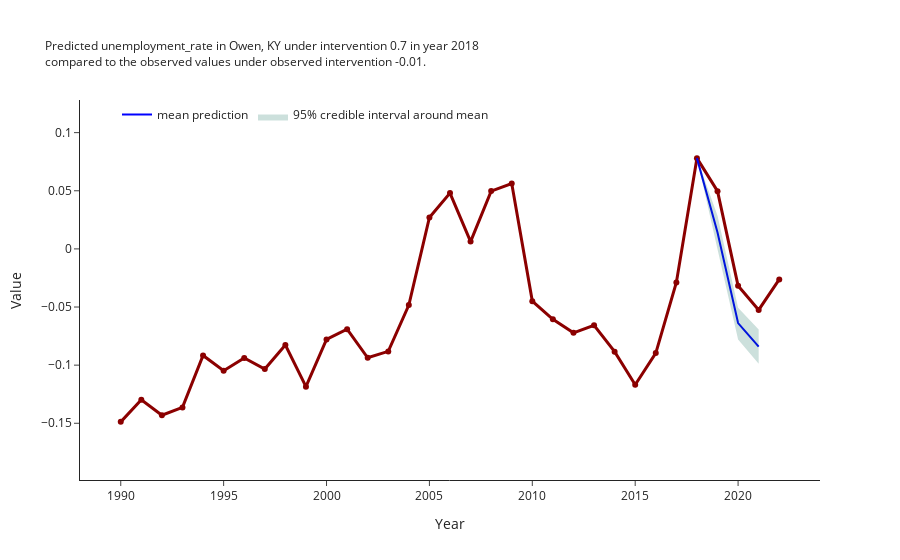

Notebook cell for this chart:
### Code cell
ci.plot_predictions(range_multiplier=1)

### Figure 1 — Plotly figure (JSON) as saved in the notebook; plotly's stock layout.template omitted (floating-point values rounded to 4 significant figures)
{"data": [{"line": {"color": "darkred", "width": 3}, "mode": "lines+markers", "name": "Owen County, KY", "showlegend": false, "text": "Owen County, KY", "textposition": "top right", "type": "scatter", "x": [1990, 1991, 1992, 1993, 1994, 1995, 1996, 1997, 1998, 1999, 2000, 2001, 2002, 2003, 2004, 2005, 2006, 2007, 2008, 2009, 2010, 2011, 2012, 2013, 2014, 2015, 2016, 2017, 2018, 2019, 2020, 2021, 2022], "y": [-0.1488, -0.1298, -0.1431, -0.1364, -0.09163, -0.1049, -0.09381, -0.1034, -0.08269, -0.1185, -0.07788, -0.06902, -0.09366, -0.08815, -0.04833, 0.027, 0.048, 0.006276, 0.04974, 0.05618, -0.04493, -0.06056, -0.07219, -0.06572, -0.08842, -0.1169, -0.08961, -0.02881, 0.07807, 0.04966, -0.03178, -0.05251, -0.02622]}, {"line": {"color": "blue", "width": 2}, "mode": "lines", "name": "mean prediction", "text": [0.07807, 0.01412, -0.06379, -0.08405], "type": "scatter", "x": ["2018", "2019", "2020", "2021"], "y": [0.07807, 0.01412, -0.06379, -0.08405]}, {"fill": "toself", "fillcolor": "rgba(0,100,80,0.2)", "line": {"color": "rgba(255,255,255,0)"}, "name": "95% credible interval around mean", "type": "scatter", "x": ["2018", "2019", "2020", "2021", "2021", "2020", "2019", "2018"], "y": [0.07807, 0.02857, -0.05073, -0.0693, -0.09881, -0.07784, -0.0004079, 0.07807]}], "layout": {"legend": {"orientation": "h", "traceorder": "normal", "x": 0.05, "y": 1}, "title": {"font": {"size": 12}, "text": "Predicted unemployment_rate in Owen, KY under intervention 0.7 in year 2018<br>compared to the observed values under observed intervention -0.01."}, "xaxis": {"title": {"text": "Year"}}, "yaxis": {"range": [-0.1988, 0.1281], "title": {"text": "Value"}}}}
